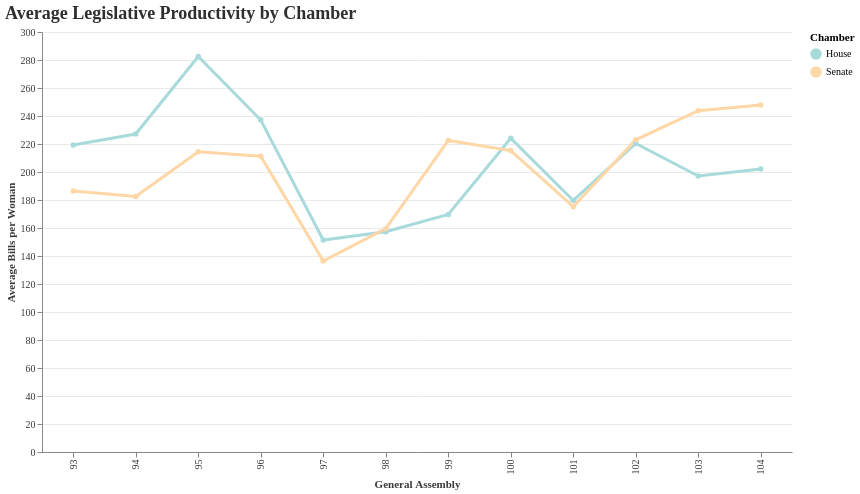

The cell this chart's notebook holds for it:
### Code cell
chamber_avg = (
    df.groupby(["general_assembly", "chamber"], as_index=False)
    .agg(
        avg_bills=("ilga_all_bills_count", "mean"),
        avg_primary=("ilga_primary_bills_count", "mean"),
        women_count=("ilga_name", "nunique")
    )
)

chart6 = alt.Chart(chamber_avg).mark_line(point=True, strokeWidth=3).encode(
    x=alt.X("general_assembly:O", title="General Assembly"),
    y=alt.Y("avg_bills:Q", title="Average Bills per Woman"),
    color=alt.Color(
        "chamber:N",
        title="Chamber",
        scale=alt.Scale(range=["#A8DADC", "#FFD6A5"])
    ),
    tooltip=[
        "general_assembly",
        "chamber",
        alt.Tooltip("avg_bills:Q", format=".1f"),
        alt.Tooltip("avg_primary:Q", format=".1f"),
        "women_count"
    ]
).properties(
    title="Average Legislative Productivity by Chamber",
    width=750,
    height=420
)

style_chart(chart6)

### Figure 1 — Vega-Lite specification as saved in the notebook (floating-point values rounded to 4 significant figures)
{"config": {"view": {"continuousWidth": 300, "continuousHeight": 300, "strokeWidth": 0}, "axis": {"gridColor": "#EAEAEA", "labelColor": "#3A3A3A", "labelFont": "Georgia", "titleColor": "#3A3A3A", "titleFont": "Georgia"}, "legend": {"labelFont": "Georgia", "titleFont": "Georgia"}, "title": {"anchor": "start", "color": "#2F2F2F", "font": "Georgia", "fontSize": 18}}, "data": {"name": "data-11d97fd1094c54e047062868a087d46b"}, "mark": {"type": "line", "point": true, "strokeWidth": 3}, "encoding": {"color": {"field": "chamber", "scale": {"range": ["#A8DADC", "#FFD6A5"]}, "title": "Chamber", "type": "nominal"}, "tooltip": [{"field": "general_assembly", "type": "quantitative"}, {"field": "chamber", "type": "nominal"}, {"field": "avg_bills", "format": ".1f", "type": "quantitative"}, {"field": "avg_primary", "format": ".1f", "type": "quantitative"}, {"field": "women_count", "type": "quantitative"}], "x": {"field": "general_assembly", "title": "General Assembly", "type": "ordinal"}, "y": {"field": "avg_bills", "title": "Average Bills per Woman", "type": "quantitative"}}, "height": 420, "title": "Average Legislative Productivity by Chamber", "width": 750, "$schema": "https://vega.github.io/schema/vega-lite/v6.4.1.json", "datasets": {"data-11d97fd1094c54e047062868a087d46b": [{"general_assembly": 93, "chamber": "House", "avg_bills": 219.3, "avg_primary": 39.43, "women_count": 37}, {"general_assembly": 93, "chamber": "Senate", "avg_bills": 186.4, "avg_primary": 59.82, "women_count": 11}, {"general_assembly": 94, "chamber": "House", "avg_bills": 227.1, "avg_primary": 34.62, "women_count": 34}, {"general_assembly": 94, "chamber": "Senate", "avg_bills": 182.5, "avg_primary": 66.08, "women_count": 13}, {"general_assembly": 95, "chamber": "House", "avg_bills": 282.5, "avg_primary": 43.45, "women_count": 31}, {"general_assembly": 95, "chamber": "Senate", "avg_bills": 214.5, "avg_primary": 71.83, "women_count": 12}, {"general_assembly": 96, "chamber": "House", "avg_bills": 237.1, "avg_primary": 40.94, "women_count": 32}, {"general_assembly": 96, "chamber": "Senate", "avg_bills": 211.3, "avg_primary": 88.09, "women_count": 11}, {"general_assembly": 97, "chamber": "House", "avg_bills": 151.4, "avg_primary": 40.56, "women_count": 33}, {"general_assembly": 97, "chamber": "Senate", "avg_bills": 136.4, "avg_primary": 71.08, "women_count": 12}, {"general_assembly": 98, "chamber": "House", "avg_bills": 157.4, "avg_primary": 35.21, "women_count": 39}, {"general_assembly": 98, "chamber": "Senate", "avg_bills": 159.5, "avg_primary": 62.2, "women_count": 10}, {"general_assembly": 99, "chamber": "House", "avg_bills": 169.7, "avg_primary": 33.31, "women_count": 32}, {"general_assembly": 99, "chamber": "Senate", "avg_bills": 222.5, "avg_primary": 97.91, "women_count": 11}, {"general_assembly": 100, "chamber": "House", "avg_bills": 224.1, "avg_primary": 42.35, "women_count": 34}, {"general_assembly": 100, "chamber": "Senate", "avg_bills": 215.3, "avg_primary": 49.38, "women_count": 13}, {"general_assembly": 101, "chamber": "House", "avg_bills": 179.7, "avg_primary": 34.29, "women_count": 35}, {"general_assembly": 101, "chamber": "Senate", "avg_bills": 175.2, "avg_primary": 50.94, "women_count": 18}, {"general_assembly": 102, "chamber": "House", "avg_bills": 220.4, "avg_primary": 39.53, "women_count": 36}, {"general_assembly": 102, "chamber": "Senate", "avg_bills": 223.0, "avg_primary": 56.46, "women_count": 24}, {"general_assembly": 103, "chamber": "House", "avg_bills": 197.1, "avg_primary": 39.19, "women_count": 36}, {"general_assembly": 103, "chamber": "Senate", "avg_bills": 243.8, "avg_primary": 67.58, "women_count": 24}, {"general_assembly": 104, "chamber": "House", "avg_bills": 202.1, "avg_primary": 44.33, "women_count": 36}, {"general_assembly": 104, "chamber": "Senate", "avg_bills": 247.9, "avg_primary": 74.95, "women_count": 21}]}}
